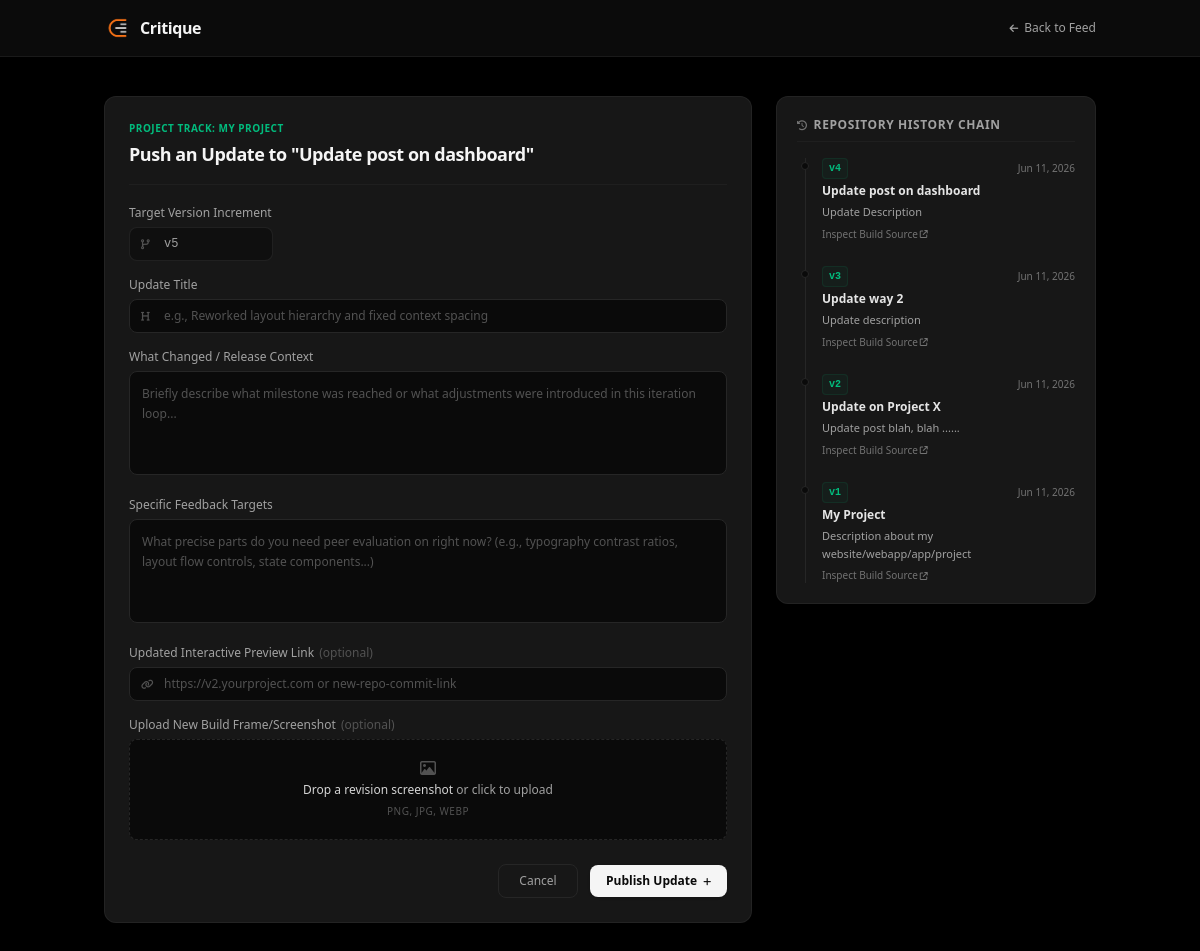
The app's page /projects/update/19 (signed in) with its own data.
### models.py (models this page shows)
class Project(db.Model):
    __tablename__ = "project"
    id = db.Column(db.Integer, primary_key=True)
    name = db.Column(db.String(80), nullable=False)
    owner_id = db.Column(db.Integer, db.ForeignKey("user.id"), nullable=False)
    created_at = db.Column(db.DateTime, default=datetime.utcnow)
    owner = db.relationship("User", back_populates="projects")
    posts = db.relationship("Post", back_populates="project", cascade="all, delete-orphan")

class Post(db.Model):
    __tablename__ = "post"
    id = db.Column(db.Integer, primary_key=True)
    title = db.Column(db.String(200), nullable=False)
    link = db.Column(db.String(500), nullable=True)
    context = db.Column(db.Text)
    feedback = db.Column(db.Text)
    image_path = db.Column(db.String(255), nullable=True)
    version_number = db.Column(db.Integer, default=1, nullable=True)
    created_at = db.Column(db.DateTime, default=datetime.utcnow)
    is_locked = db.Column(db.Boolean, default=False)
    vote_count = db.Column(db.Integer, nullable=True, default=0)
    user_id = db.Column(db.Integer, db.ForeignKey("user.id"), nullable=False)
    project_id = db.Column(db.Integer, db.ForeignKey("project.id"), nullable=True)
    category_id = db.Column(db.Integer, db.ForeignKey("category.id"))
    reports = db.Column(db.Integer, default=0)
    user = db.relationship("User", back_populates="posts")
    project = db.relationship("Project", back_populates="posts")
    critiques = db.relationship(
        "Critique",
        backref="post",
        lazy=True,
        cascade="all, delete-orphan"
    )
    vote = db.relationship("Vote", back_populates="post", cascade="all, delete-orphan")

### app.py (the view, shortened to what this page needs)
@app.route('/projects/update/<int:post_id>', methods=['GET', 'POST'])
@login_required
def update_post(post_id):
    origin_post = Post.query.get_or_404(post_id)
    project_name = Project.query.get(origin_post.project_id).name if origin_post.project_id else "Standalone Post"
    if session.get('user_id') != origin_post.user_id:
        flash("You do not have permission to update this post.", "error")
        return redirect(url_for('feed'))
    if not origin_post.project_id:
        flash("Standalone posts cannot be updated with version increments. Link it to a project container first.", "error")
        return redirect(url_for('feed'))
    project_history = (
        Post.query
        .filter_by(project_id=origin_post.project_id)
        .order_by(Post.version_number.desc())
        .all()
    )
    highest_version = project_history[0].version_number if project_history else 0
    suggested_version = highest_version + 1
    return render_template(
        'update_project.html',
        origin_post=origin_post,
        project_history=project_history,  # Sent to frontend to render a neat timeline or changelog stack
        suggested_version=suggested_version,
        project_name=project_name
    )

### app.py (called while the page is built)
def login_required(view_func):
    @wraps(view_func)
    def wrapped_view(*args, **kwargs):
        if not session.get("user_id"):
            flash("You must be logged in to access this page.", "error")
            return redirect(url_for("login"))
        return view_func(*args, **kwargs)
    return wrapped_view

@app.before_request
def update_last_seen():
    user_id = session.get("user_id")
    if not user_id:
        return
    user = User.query.get(user_id)
    if not user:
        return
    now = datetime.utcnow()
    if not user.last_seen or user.last_seen < now - LAST_SEEN_THROTTLE:
        user.last_seen = now
        db.session.commit()

@app.context_processor
def inject_user():
    return {
        "is_logged_in": "user_id" in session,
        "is_admin": session.get("is_admin", False)
    }

### templates/update_project.html (shortened to what this page needs)
<!doctype html>
<html lang="en">
  <head>
    <link rel="stylesheet" href="/static/output.css" />
    <link rel="stylesheet" href="https://cdnjs.cloudflare.com/ajax/libs/font-awesome/6.4.0/css/all.min.css" />
  </head>
  <body class="bg-neutral-950 text-neutral-100 antialiased min-h-screen">
    <header class="bg-neutral-900/50 backdrop-blur-md border-b border-neutral-800/60 fixed top-0 left-0 right-0 z-50">
      <div class="max-w-5xl mx-auto px-4 h-14 flex items-center justify-between">
        <a href="{{ url_for('feed') }}"
           class="inline-flex items-center gap-2 hover:opacity-90 transition-opacity">
          <img
            src="{{ url_for('static', filename='images/logo.png') }}"
            alt="Critique"
            class="h-7 w-auto"
          >
          <span class="text-base font-extrabold text-neutral-100 tracking-tight">
            Critique
          </span>
        </a>
        <a href="{{ url_for('feed') }}"
           class="text-xs text-neutral-400 hover:text-neutral-200 transition-colors
                  inline-flex items-center gap-1.5 font-medium group">
          <i class="fa-solid fa-arrow-left text-[10px]
                    transform group-hover:-translate-x-0.5 transition-transform"></i>
          <span>Back to Feed</span>
        </a>
      </div>
    </header>
    <main class="max-w-5xl mx-auto px-4 pt-24 pb-16 flex flex-col md:flex-row gap-6">
      <section class="md:flex-1 flex flex-col gap-6">
        <div class="bg-neutral-900 border border-neutral-800/80 rounded-xl p-6 shadow-2xl">
          <header class="mb-5 border-b border-neutral-800/60 pb-4">
            <span class="text-[10px] uppercase font-bold tracking-wider text-emerald-500 block mb-1">
              Project Track: {{ project_name }}
            </span>
            <h1 class="text-lg font-bold tracking-tight text-neutral-100">
              Push an Update to "{{ origin_post.title }}"
            </h1>
          </header>
          <form
            class="space-y-4"
            action="{{ url_for('update_post', post_id=origin_post.id) }}"
            method="POST"
            enctype="multipart/form-data"
          >
            <div>
              <label class="block text-xs font-medium text-neutral-400 mb-1.5" for="version">Target Version Increment</label>
              <div class="relative w-36">
                <input
                  type="text"
                  id="version"
                  name="version"
                  value="v{{ suggested_version }}"
                  disabled
                  class="w-full bg-neutral-950/60 border border-neutral-800/80 rounded-lg pl-8.5 pr-3 py-2 text-xs text-neutral-400 font-mono select-none"
                />
                <div class="absolute inset-y-0 left-3 flex items-center pointer-events-none">
                </div>
              </div>
            </div>
            <div>
              <label class="block text-xs font-medium text-neutral-400 mb-1.5" for="title">Update Title</label>
              <div class="relative">
                <input
                  type="text"
                  id="title"
                  name="title"
                  required
                  placeholder="e.g., Reworked layout hierarchy and fixed context spacing"
                  class="w-full bg-neutral-950 border border-neutral-800 rounded-lg pl-8.5 pr-3 py-2 text-xs text-neutral-100 placeholder-neutral-600 focus:outline-none focus:border-neutral-700 transition"
                />
                <div class="absolute inset-y-0 left-3 flex items-center pointer-events-none">
                </div>
              </div>
            </div>
            <div>
              <label class="block text-xs font-medium text-neutral-400 mb-1.5" for="context">What Changed / Release Context</label>
              <textarea
                id="context"
                name="context"
                rows="4"
                required
                placeholder="Briefly describe what milestone was reached or what adjustments were introduced in this iteration loop..."
                class="w-full bg-neutral-950 border border-neutral-800 rounded-lg p-3 text-xs text-neutral-100 placeholder-neutral-600 resize-none focus:outline-none focus:border-neutral-700 transition leading-relaxed"
              ></textarea>
            </div>
            <div>
              <label class="block text-xs font-medium text-neutral-400 mb-1.5" for="feedback">Specific Feedback Targets</label>
              <textarea
                id="feedback"
                name="feedback"
                rows="4"
                required
                placeholder="What precise parts do you need peer evaluation on right now? (e.g., typography contrast ratios, layout flow controls, state components...)"
                class="w-full bg-neutral-950 border border-neutral-800 rounded-lg p-3 text-xs text-neutral-100 placeholder-neutral-600 resize-none focus:outline-none focus:border-neutral-700 transition leading-relaxed"
              ></textarea>
            </div>
            <div>
              <label class="block text-xs font-medium text-neutral-400 mb-1.5" for="link">Updated Interactive Preview Link <span class="text-neutral-600 font-normal ml-0.5">(optional)</span></label>
              <div class="relative">
                <input
                  type="url"
                  id="link"
                  name="link"
                  placeholder="https://v2.yourproject.com or new-repo-commit-link"
                  class="w-full bg-neutral-950 border border-neutral-800 rounded-lg pl-8.5 pr-3 py-2 text-xs text-neutral-100 placeholder-neutral-600 focus:outline-none focus:border-neutral-700 transition"
                />
                <div class="absolute inset-y-0 left-3 flex items-center pointer-events-none">
                </div>
              </div>
            </div>
            <div>
              <label class="block text-xs font-medium text-neutral-400 mb-1.5">
                Upload New Build Frame/Screenshot <span class="text-neutral-600 font-normal ml-0.5">(optional)</span>
              </label>
              <label
                class="flex flex-col items-center justify-center gap-1.5 rounded-lg border border-dashed border-neutral-800 bg-neutral-950 px-4 py-5 text-center cursor-pointer hover:border-neutral-700 hover:bg-neutral-900/40 transition group"
              >
                <i class="fa-regular fa-image text-neutral-600 text-base group-hover:text-neutral-400 transition-colors"></i>
                <div class="text-xs text-neutral-400">
                  <span class="font-medium text-neutral-300 group-hover:text-neutral-200">Drop a revision screenshot</span> or click to upload
                </div>
                <span class="text-[10px] text-neutral-600 tracking-wider uppercase">PNG, JPG, WEBP</span>
              </label>
            </div>
            <div class="pt-2 flex items-center justify-end gap-3">
              <a
                href="{{ url_for('feed') }}"
                class="px-4 py-2 rounded-lg border border-neutral-800 text-xs font-medium text-neutral-400 hover:text-neutral-200 hover:border-neutral-700 hover:bg-neutral-900/50 transition-all text-center min-w-[80px]"
              >
                Cancel
              </a>
              <button
                type="submit"
                class="px-4 py-2 rounded-lg bg-neutral-100 hover:bg-neutral-200 text-neutral-950 text-xs font-semibold transition-all shadow-sm flex items-center justify-center gap-1.5 min-w-[120px]"
              >
                <span>Publish Update</span>
                <i class="fa-solid fa-plus text-[9px]"></i>
              </button>
            </div>
          </form>
        </div>
      </section>
      <aside class="md:w-80 space-y-4 shrink-0">
        <div class="rounded-xl border border-neutral-800/80 bg-neutral-900 p-5 shadow-xl">
          <div class="flex items-center gap-1.5 text-xs text-neutral-400 font-bold uppercase tracking-wider mb-4 pb-2 border-b border-neutral-800/60">
            <i class="fa-solid fa-clock-rotate-left text-[10px] text-neutral-500"></i>
            <span>Repository History Chain</span>
          </div>
          {% if project_history %}
            <div class="relative border-l border-neutral-800 pl-4 ml-2 space-y-6">
              {% for historical_post in project_history %}
                <div class="relative group">
                  <div class="absolute -left-[21px] top-1 w-2 h-2 rounded-full border border-neutral-800 bg-neutral-950 group-hover:border-emerald-500 transition-colors"></div>
                  <div class="flex items-center justify-between gap-2 mb-1">
                    <span class="text-[10px] font-mono font-bold text-emerald-500 bg-emerald-500/5 px-1.5 py-0.5 rounded border border-emerald-500/10">
                      v{{ historical_post.version_number }}
                    </span>
                    <span class="text-[10px] text-neutral-500 font-medium">
                      {{ historical_post.created_at.strftime('%b %d, %Y') if historical_post.created_at else 'Legacy Build' }}
                    </span>
                  </div>
                  <h4 class="text-xs font-semibold text-neutral-200 group-hover:text-neutral-100 transition-colors line-clamp-1">
                    {{ historical_post.title }}
                  </h4>
                  <p class="mt-1 text-[11px] leading-relaxed text-neutral-400 line-clamp-3">
                    {{ historical_post.context or "No context written for this build iteration." }}
                  </p>
                  {% if historical_post.link %}
                    <div class="mt-1.5 flex">
                      <a
                        href="{{ historical_post.link }}"
                        target="_blank"
                        class="text-[10px] text-neutral-500 hover:text-neutral-300 transition-colors inline-flex items-center gap-0.5 group"
                      >
                        <span>Inspect Build Source</span>
                        <i class="fa-solid fa-arrow-up-right-from-square text-[8px] transform group-hover:translate-x-0.5 transition-transform"></i>
                      </a>
                    </div>
                  {% endif %}
                </div>
              {% endfor %}
            </div>
          {% else %}
            <p class="text-xs text-neutral-500 text-center py-4 leading-relaxed">
              No previous builds track recorded for this project cluster.
            </p>
          {% endif %}
        </div>
      </aside>
    </main>
  </body>
</html>

### records on screen
Project: name "MY PROJECT"
Post: title "Update post on dashboard", version_number "4", created_at "Jun 11, 2026", context "Update Description"
Post: version_number "3", created_at "Jun 11, 2026", title "Update way 2", context "Update description"
Post: version_number "2", created_at "Jun 11, 2026", title "Update on Project X", context "Update post blah, blah ......"
Post: version_number "1", created_at "Jun 11, 2026", title "My Project", context "Description about my website/webapp/app/project"
